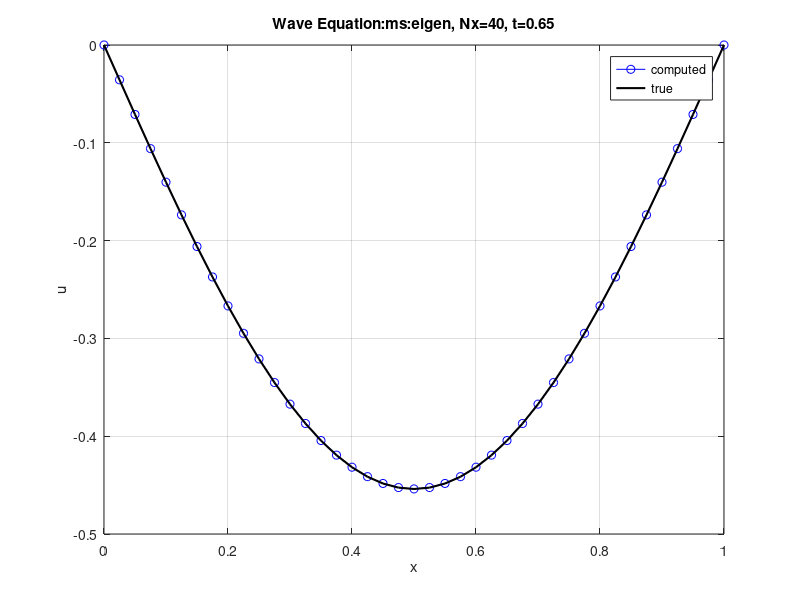
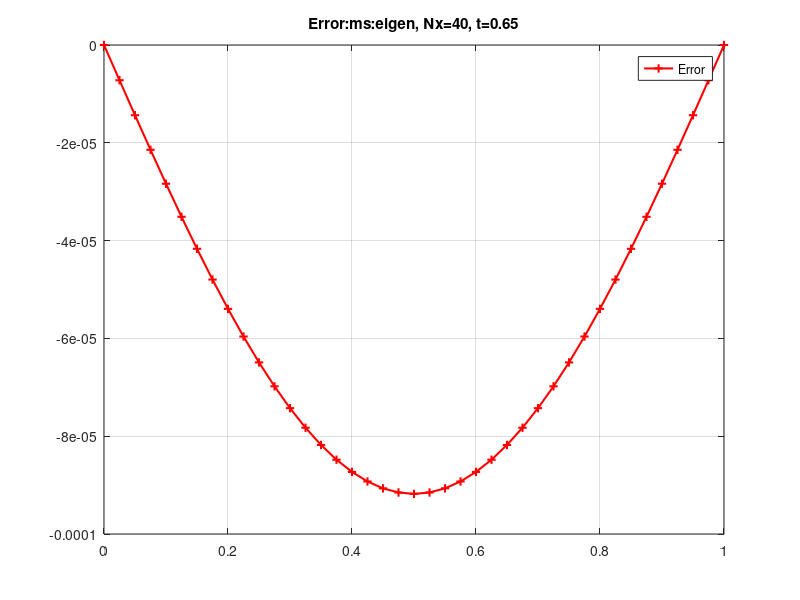
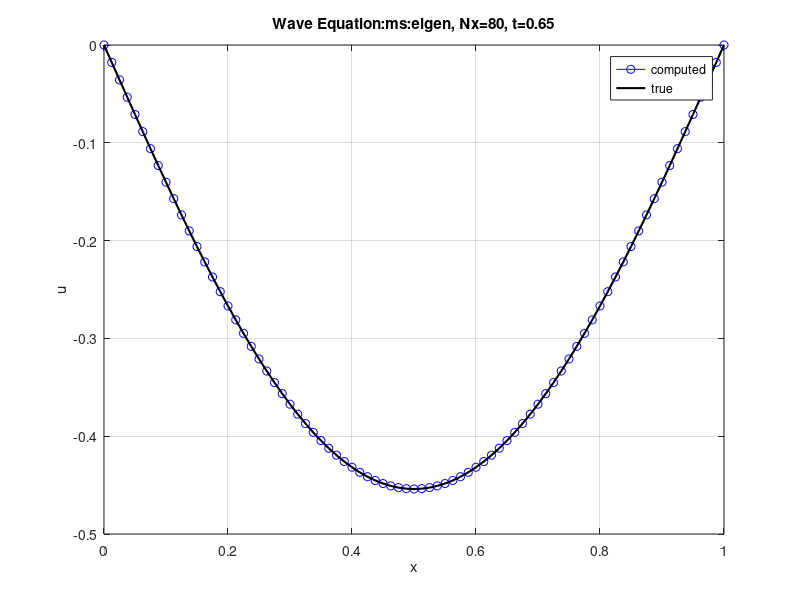
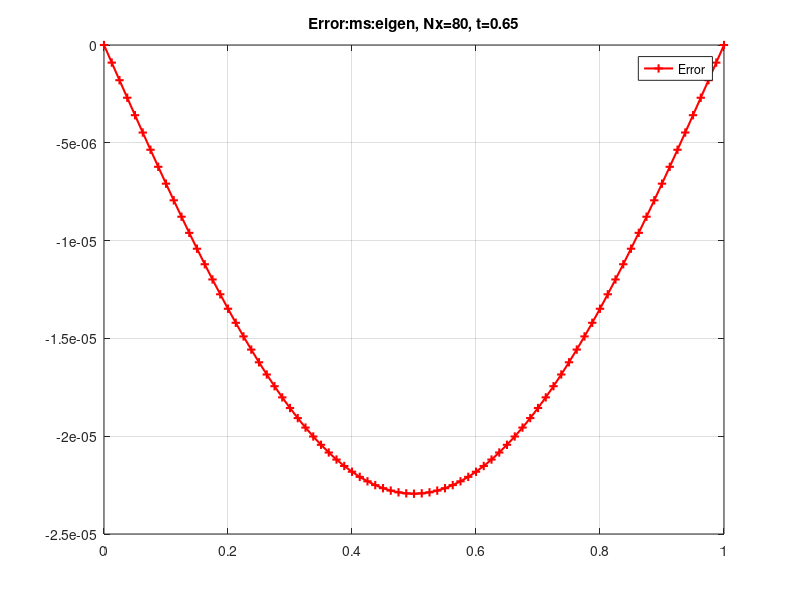

Here is the MATLAB script that generated these plots, in order:
%---------------Solving w_tt=c^2w_xx+f(x,t),           a<x<b, 0<t<tFinal
%---------------------- w(a,t)=ga(t),   w(b,t)=gb(t),  0<=t<=tFinal 
%---------------------- w(x,0)=v(x),  w_t(x,0)=v1(x),  a<=x<=b
% Explicit and implicit schemes using second-order finite difference
% approximations (see waveSchemes.pdf, eq. (2) and eq. (8)-(18))

clc;
close all;
clear;

% Innitial set-up
a=0; b=1; c=1;
cfl=.9;
tFinal=.65;

scheme='Explicit';
% scheme='Implicit';

% ms='poly';
% ms='pulse';
ms='eigen';
if(strcmp(ms,'poly'))
    % Polynomial manufactured solution
    b0=.5; b1=.7; b2=.9; % time coeffivelcients
    c0=1; c1=.8; c2=.6;  % space coefficients
    ue=@(x,t) (b0+b1*t+b2*t^2)*(c0+c1*x+c2*x.^2);
    ut=@(x,t) (b1+2*b2*t)*(c0+c1*x+c2*x.^2);
    utt=@(x,t) (2*b2)*(c0+c1*x+c2*x.^2);
    uxx=@(x,t) (b0+b1*t+b2*t^2).*2*c2;
elseif(strcmp(ms,'pulse'))
    % Traveling pulse
    beta=20; x0=.25;
    ue=@(x,t) exp(-(beta^2)*(x-x0-c*t).^2);
    ut=@(x,t) 2*c*beta^2*(x-x0-c*t).*ue(x,t);
    utt=@(x,t) (4*c^2*beta^4*(x-x0-c*t).^2-2*c^2*beta^2).*ue(x,t);
    ux=@(x,t) -2*beta^2*(x-x0-c*t).*ue(x,t);
    uxx=@(x,t) (4*beta^4*(x-x0-c*t).^2-2*beta^2).*ue(x,t);
else
    % Test Eigenfunction
    n=1;
    lambda=n*pi;
    ue=@(x,t) cos(lambda*c*t)*sin(lambda*x);
    ut=@(x,t) -lambda*c*sin(lambda*c*t)*sin(lambda*x);
    utt=@(x,t) -lambda^2*c^2*cos(lambda*c*t)*sin(lambda*x);
    ux=@(x,t) lambda*cos(lambda*c*t)*cos(lambda*x);
    uxx=@(x,t) -lambda^2*cos(lambda*c*t)*sin(lambda*x);
    
end
% Forcing term
f=@(x,t) utt(x,t)-c^2*uxx(x,t);
% Boundary condition
ga=@(t) ue(a,t);
gb=@(t) ue(b,t);
% Initial condition
u0=@(x) ue(x,0);
u1=@(x) ut(x,0);
u0xx=@(x) uxx(x,0);
numResolutions=6;
errMax=zeros(numResolutions,1);
errL1=zeros(numResolutions,1);

for m=1:numResolutions
    Nx=20*2^m;
    dx=(b-a)/Nx;
    x=linspace(a,b,Nx+1)';
    ia=1; %index of boundary point at x=a
    ib=ia+Nx; %index of boundary point at x=b
    i1=ia+1; %first interior point
    i2=ib-1; %last interior point
    I=ia:ib;
    I1=i1:i2;
   
    
    % D+D- operator
    DpDm=@(u,I) (u(I+1)-2*u(I)+u(I-1))/(dx^2);
    
    % Time-stepping
    dt=cfl*dx/c;
    Nt=ceil(tFinal/dt);
    dt=tFinal/Nt;

    % Implicit matrix, eq. (11)
    if(strcmp(scheme,'Implicit'))
        r=(c^2*dt^2)/(2*dx^2);
        A=spalloc(Nx+1,Nx+1,3*(Nx+1));
        A(ia,ia)=1; % BC at x = a
        for i=i1:i2
            A(i,i-1)=-r;
            A(i,i  )=1+2*r;
            A(i,i+1)=-r;
        end
        A(ib,ib)=1; % BC at x = b
        dA=decomposition(A); % factor once, reuse every step
    end

    % Allocate space for solution at three levels
    unm1=zeros(Nx+1,1);
    un=zeros(Nx+1,1);
    unp1=zeros(Nx+1,1);
    
    t=0;
    unm1=u0(x);
    % Old first step: used the exact second derivative u0xx and no BCs
    % un=u0(x)+dt*u1(x)+(dt^2/2)*(c^2*u0xx(x)+f(x,0));
    if(strcmp(scheme,'Explicit'))
        % First step, eq. (2c): Taylor expansion with discrete D+D- of V0
        un=u0(x)+dt*u1(x);
        un(I1)=un(I1)+(dt^2/2)*(c^2*DpDm(unm1,I1)+f(x(I1),0));
        un(ia)=ga(dt); % BC at x = a
        un(ib)=gb(dt); % BC at x = b
    elseif(strcmp(scheme,'Implicit'))
        % First step, eq. (17)-(18): eliminate W^{-1} using D0t W^0 = V1
        V0=u0(x);
        V1=u1(x);
        rhs=zeros(Nx+1,1);
        rhs(I1)=V0(I1)+dt*V1(I1)-(c^2*dt^3/2)*DpDm(V1,I1)...
            +(dt^2/4)*(f(x(I1),dt)+f(x(I1),-dt));
        rhs(ia)=ga(dt); % BC at x = a
        rhs(ib)=gb(dt); % BC at x = b
        un=dA\rhs;
    end

    %--------Start time-stepping loop--------%
    for n=1:Nt-1

        t=n*dt; % new time
        if(strcmp(scheme,'Explicit'))
            % Eq. (2a)
            unp1(I1)=2*un(I1)-unm1(I1)+(c^2*dt^2)*DpDm(un,I1)+(dt^2)*f(x(I1),t);
            % Update boundary point
            unp1(ia)=ga(t+dt);
            unp1(ib)=gb(t+dt);
        elseif(strcmp(scheme,'Implicit'))
            % Eq. (10)-(12): A*W^{n+1} = G^n
            rhs=zeros(Nx+1,1);
            rhs(I1)=2*un(I1)-unm1(I1)+(c^2*dt^2/2)*DpDm(unm1,I1)...
                +(dt^2/2)*(f(x(I1),t+dt)+f(x(I1),t-dt));
            rhs(ia)=ga(t+dt); % BC at x = a
            rhs(ib)=gb(t+dt); % BC at x = b
            unp1=dA\rhs;
        end

%         % Make movie
%         plot(x,unp1);
%         grid on;
%         drawnow;
        
        % Update unm1 and un for next step
        unm1=un;
        un=unp1;  
    end
    %%%%%-----------End time-stepping loop----------%%%%%
    
    % Compute errors
    t=tFinal; % tfinal time
    uexact=ue(x,t); % evaluate exact solution at final time
    err=uexact-un;
    errMax(m)=max(abs(err));
    fprintf('ms=%s: t=%8.2e: m=%d Nx=%4d Nt=%4d dt=%8.2e maxErr=%8.2e',...
        ms,t,m,Nx,Nt,dt,errMax(m));
    if(m==1)
        fprintf('\n');
    else
        fprintf(' ratio=%5.2f rate=%5.2f\n',errMax(m-1)/errMax(m),log2(errMax(m-1)/errMax(m)));
    end
    
    
    % PLot results
    if((strcmp(ms,'pulse'))||(strcmp(ms,'eigen')))
        if(m<=4)
            figure();
            plot(x,un,'b-o',x,uexact,'k','Linewidth',1.5);
            legend('computed', 'true','location','northeast');
            title(sprintf('Wave Equation:ms:%s, Nx=%d, t=%2.2f',...
                ms,Nx,t));
            xlabel('x'); ylabel('u');
            grid on;
            % Plot error
            figure();
            plot(x,err,'r-+','Linewidth',1.5);
            legend('Error');
            title(sprintf('Error:ms:%s, Nx=%d, t=%2.2f',...
                ms,Nx,t));
            grid on;
        end
    end
end
